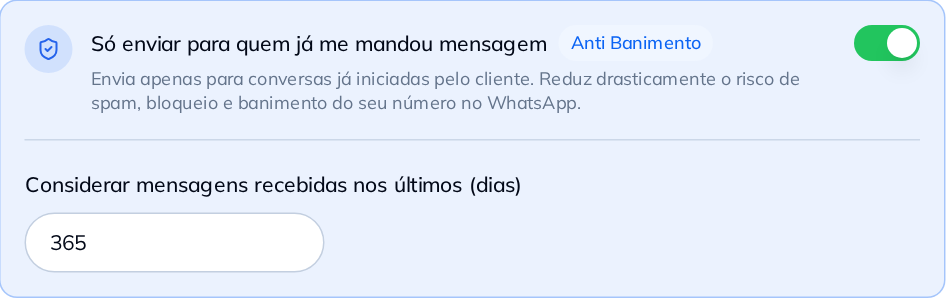
#> input picture manuais/campanhas-inteligentes/imagens-puras/09-anti-banimento-ligado.png, 947 x 299 px, given in place of 01-lista-campanhas.png, which was not available
$ python annotate.py
#> lines starting #> are read from the running program, lines starting #| are printed output that depends on the picture; pictures that were not available may be replaced by others from this repository, and a replacement may not be noted
"""Anota os screenshots do manual BeeFood - Campanhas Inteligentes.
Mesmo estilo dos demais manuais: setas finas/sutis em VERDE + badges numerados.
Coordenadas em fracoes (0..1) da largura/altura da imagem.
Cada marcador: (numero, alvo_x, alvo_y, badge_x, badge_y)
- alvo = ponta da seta (campo/botao)
- badge = posicao do circulo numerado (origem da seta)

O editor de campanha e um painel lateral com o resto da tela escurecido. Nele os
badges ficam na MARGEM escura (x ~ 0.495), com setas horizontais curtas — mesma
tecnica usada no manual de fechar caixa. Onde o campo esta na coluna direita do
painel, usamos `ring` em vez de seta.

O telefone do cliente na tela de historico ja foi coberto na imagem pura: o
repositorio e publico e nenhum dado pessoal pode ser versionado.
"""
import os, math
from PIL import Image, ImageDraw, ImageFont, ImageFilter

SRC = "imagens-puras"
OUT = "imagens-tratadas"
os.makedirs(OUT, exist_ok=True)

GREEN = (22, 150, 78)
WHITE = (255, 255, 255)
A_LINE = 220
A_BADGE = 235

FONT_CANDIDATES = [
    r"C:\Windows\Fonts\arialbd.ttf",
    "/usr/share/fonts/truetype/croscore/Arimo-Bold.ttf",
    "/usr/share/fonts/truetype/dejavu/DejaVuSans-Bold.ttf",
]


def font(sz):
    for caminho in FONT_CANDIDATES:
        if os.path.exists(caminho):
            return ImageFont.truetype(caminho, sz)
    raise RuntimeError("nenhuma fonte bold encontrada: " + ", ".join(FONT_CANDIDATES))


def draw_arrow(d, x0, y0, x1, y1, w):
    col = GREEN + (A_LINE,)
    d.line([(x0, y0), (x1, y1)], fill=col, width=w)
    ang = math.atan2(y1 - y0, x1 - x0)
    L = w * 3.6
    for s in (0.45, -0.45):
        xa = x1 - L * math.cos(ang - s)
        ya = y1 - L * math.sin(ang - s)
        d.line([(x1, y1), (xa, ya)], fill=col, width=w)


def badge(d, cx, cy, r, num, fnt):
    d.ellipse([cx - r - 2, cy - r - 2, cx + r + 2, cy + r + 2], fill=WHITE + (235,))
    d.ellipse([cx - r, cy - r, cx + r, cy + r], fill=GREEN + (A_BADGE,))
    t = str(num)
    bb = d.textbbox((0, 0), t, font=fnt)
    tw, th = bb[2] - bb[0], bb[3] - bb[1]
    d.text((cx - tw / 2 - bb[0], cy - th / 2 - bb[1]), t, fill=WHITE, font=fnt)


def passthrough(name):
    """Copia uma imagem de CONTEXTO (sem setas) para imagens-tratadas/."""
    img = Image.open(os.path.join(SRC, name)).convert("RGB")
    img.save(os.path.join(OUT, name))
    print("OK (contexto)", name)


def annotate(name, markers, ring=None, borrao=None, raio=0.0125):
    """ring   = retangulos (x, y, largura, altura) em fracoes, para cercar uma area.
    borrao = retangulos (x, y, largura, altura) em fracoes, para tornar dados
             pessoais ilegiveis. Aplicado ANTES das setas."""
#> called with name = '01-lista-campanhas.png', raio = 0.0125
    img = Image.open(os.path.join(SRC, name)).convert("RGBA")
    W, H = img.size
#> W = 947; H = 299

    for (fx, fy, fw, fh) in (borrao or []):
        caixa = (int(fx * W), int(fy * H), int((fx + fw) * W), int((fy + fh) * H))
        trecho = img.crop(caixa).filter(ImageFilter.GaussianBlur(radius=max(6, W // 140)))
        img.paste(trecho, caixa)

    overlay = Image.new("RGBA", (W, H), (0, 0, 0, 0))
#> overlay: PIL image 947x299 RGBA; every value is 0
    d = ImageDraw.Draw(overlay)
    r = int(W * raio)
#> r = 11
    fnt = font(int(r * 1.2))
    w = max(2, int(W * 0.0022))
#> w = 2
    for (fx, fy, fw, fh) in (ring or []):
        x0, y0 = fx * W, fy * H
        d.rectangle([x0, y0, x0 + fw * W, y0 + fh * H], outline=GREEN + (A_LINE,), width=w)
    for (num, tx, ty, bx, by) in markers:
        TX, TY = tx * W, ty * H
        BX, BY = bx * W, by * H
        ang = math.atan2(TY - BY, TX - BX)
        sx = BX + (r + 5) * math.cos(ang)
        sy = BY + (r + 5) * math.sin(ang)
        draw_arrow(d, sx, sy, TX, TY, w)
        badge(d, BX, BY, r, num, fnt)
    out_img = Image.alpha_composite(img, overlay).convert("RGB")
    out_img.save(os.path.join(OUT, name))
    print("OK", name)


# ---------- A aba e os cards ----------

# 01) As seis campanhas: estados e o selo da BeeFood
annotate("01-lista-campanhas.png", [
    (1, 0.420, 0.090, 0.610, 0.030),   # aba Campanhas Inteligentes
    (2, 0.172, 0.262, 0.105, 0.215),   # selo Ativo
    (3, 0.376, 0.289, 0.300, 0.222),   # chave liga/desliga
    (4, 0.462, 0.690, 0.400, 0.755),   # selo Pausado
    (5, 0.745, 0.690, 0.680, 0.755),   # selo Rascunho
])

# 02) Anatomia do card (recorte)
annotate("02-card-anatomia.png", [
    (1, 0.091, 0.070, 0.090, 0.215),   # status
    (2, 0.270, 0.070, 0.310, 0.215),   # selo BeeFood
    (3, 0.815, 0.070, 0.790, 0.215),   # chave liga/desliga
    (4, 0.415, 0.472, 0.600, 0.450),   # selo do gatilho
    (5, 0.325, 0.617, 0.620, 0.580),   # receita gerada
    (6, 0.270, 0.862, 0.500, 0.965),   # Resultado / Historico
], raio=0.030)
#> call 2 of annotate, with name = '02-card-anatomia.png', raio = 0.03
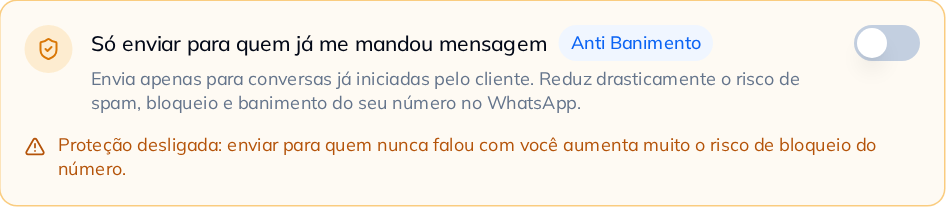
#> input picture manuais/campanhas-inteligentes/imagens-puras/10-anti-banimento-desligado.png, 947 x 207 px, given in place of 02-card-anatomia.png, which was not available
#> in annotate (call 2), `overlay = Image.new("RGBA", (W, H), (0, 0, 0, 0))`: overlay: PIL image 947x207 RGBA; every value is 0
#> in annotate (call 2), `out_img = Image.alpha_composite(img, overlay).convert("RGB")`:
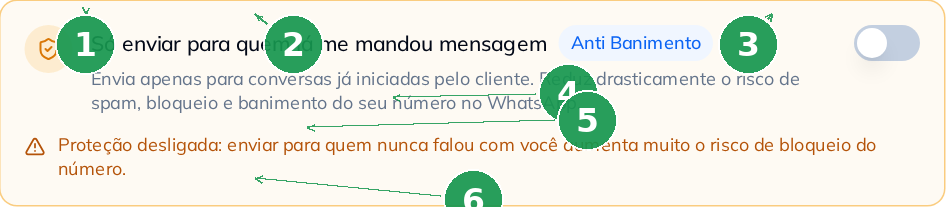
#> out_img: PIL image 947x207 RGB; mean R, G, B 232.8, 235.9, 224.6

# 03) Card em rascunho (recorte)
annotate("03-card-rascunho.png", [
    (1, 0.126, 0.070, 0.130, 0.215),   # selo Rascunho
    (2, 0.300, 0.897, 0.520, 0.965),   # Revisar e ativar
], raio=0.030)
#> call 3 of annotate, with name = '03-card-rascunho.png', raio = 0.03
#> in annotate (call 3), `out_img = Image.alpha_composite(img, overlay).convert("RGB")`:
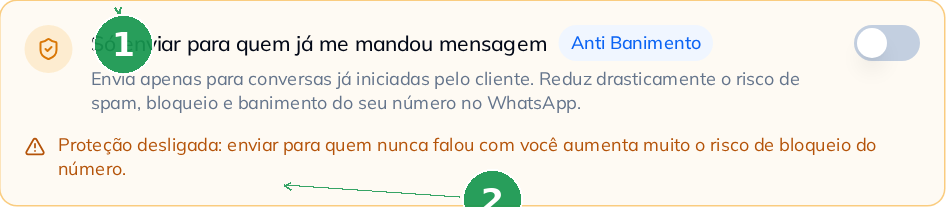
#> out_img: PIL image 947x207 RGB; mean R, G, B 242, 239.5, 230.9

# ---------- Passo 1 ----------

# 04) Publico por segmentacao
annotate("04-passo1-publico-segmentacao.png", [
    (1, 0.560, 0.373, 0.495, 0.373),   # Cardapio
    (2, 0.560, 0.502, 0.495, 0.502),   # Segmentacao
], ring=[
    (0.552, 0.163, 0.437, 0.078),      # Como esta automacao funciona
    (0.772, 0.352, 0.215, 0.042),      # Origem do publico
])
#> (the run stopped early here; a loop or call above may not have finished)
